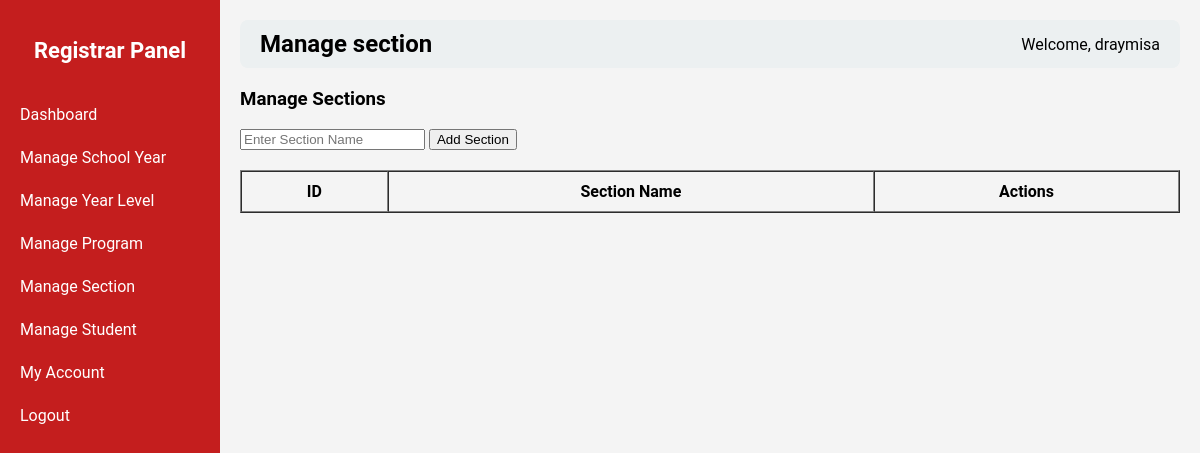
The app's page /registrar.php?page=manage_section (signed in), older data.
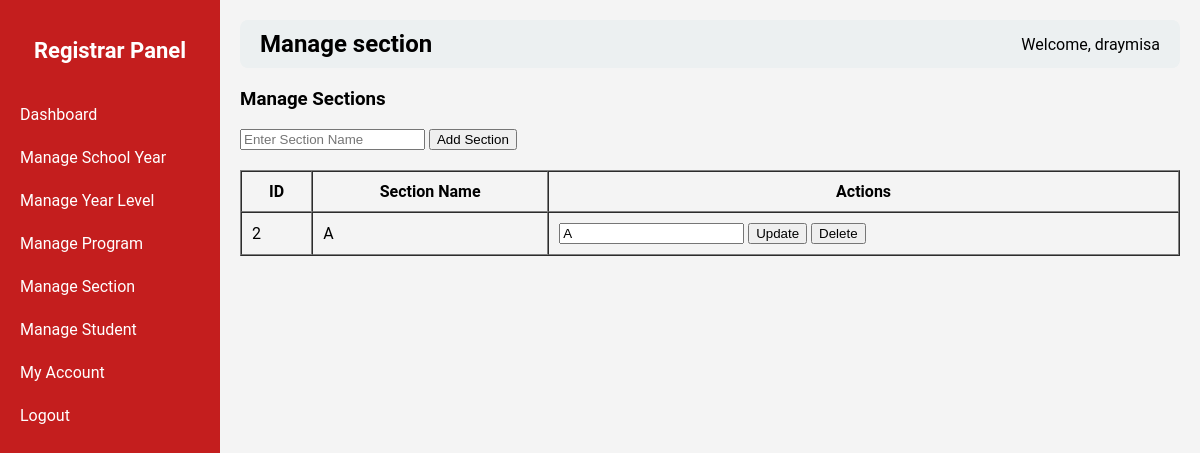
The same page, newer data.
### tables this page shows
CREATE TABLE `sections` (
  `id` int(11) NOT NULL,
  `section_name` varchar(50) NOT NULL
);

### registrar_pages/manage_section.php (the view, shortened to what this page needs)
<?php
require __DIR__ . '/../db_connect.php';
$sections = $pdo->query("SELECT * FROM sections ORDER BY id ASC")->fetchAll(PDO::FETCH_ASSOC);
?>
<h3>Manage Sections</h3>
<form method="POST" style="margin-bottom:20px;">
    <input type="text" name="section_name" placeholder="Enter Section Name" required>
    <button type="submit" name="add_section">Add Section</button>
</form>
<table border="1" cellpadding="10" cellspacing="0" style="width:100%;">
    <tr>
        <th>ID</th>
        <th>Section Name</th>
        <th>Actions</th>
    </tr>
    <?php foreach ($sections as $s): ?>
    <tr>
        <td><?= $s['id']; ?></td>
        <td><?= htmlspecialchars($s['section_name']); ?></td>
        <td>
            <form method="POST" style="display:inline-block;">
                <input type="text" name="section_name" value="<?= htmlspecialchars($s['section_name']); ?>" required>
                <button type="submit" name="update_section">Update</button>
            </form>
            <form method="POST" style="display:inline-block;">
                <button type="submit" name="delete_section" onclick="return confirm('Are you sure you want to delete this section?')">Delete</button>
            </form>
        </td>
    </tr>
    <?php endforeach; ?>
</table>

Row changes from the older to the newer data that the page shows:
added sections: id "2", section_name "A"
